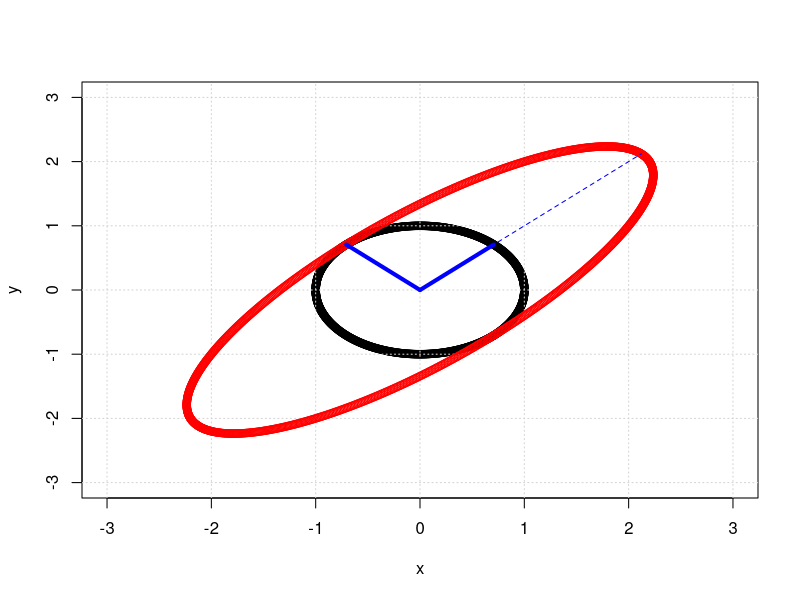

Recreate this plot in R.
# Demonstrating positive definite symmetric matrices in 2d


A=matrix(c(2,1,1,2),ncol=2,nrow=2,byrow=TRUE)

scale=max(eigen(A)$values)

theta=c(1:1000)/1000*2*pi # 1000 points on a unit circle

x=cos(theta) # the x-coordinates
y=sin(theta) # the y- coordinates


plot(x,y, xlim=c(-scale,scale), ylim=c(-scale, scale)) # plots a circle
grid()


z=A%*%rbind(x,y)
points(t(z), col='red')


tmp=eigen(A)
v1=tmp$vectors[,1]
v2=tmp$vectors[,2]

V1=rbind(c(0,0),v1)
V2=rbind(c(0,0),v2)


lines(V1, col='blue', lty=1, lwd=4)
lines(V2, col='blue', lty=1, lwd=4)

LV1=rbind(c(0,0),tmp$values[1]*v1)
LV2=rbind(c(0,0),tmp$values[2]*v2)

lines(LV1, col='blue',lty =2 )
lines(LV2, col='blue', lry =2 )



tmp=eigen(A)

A=matrix(c(2,1,1,2),ncol=2,nrow=2,byrow=TRUE)
tmp=eigen(A)
Q=tmp$vectors
D=diag(tmp$values)
Q%*%D%*%t(Q)
